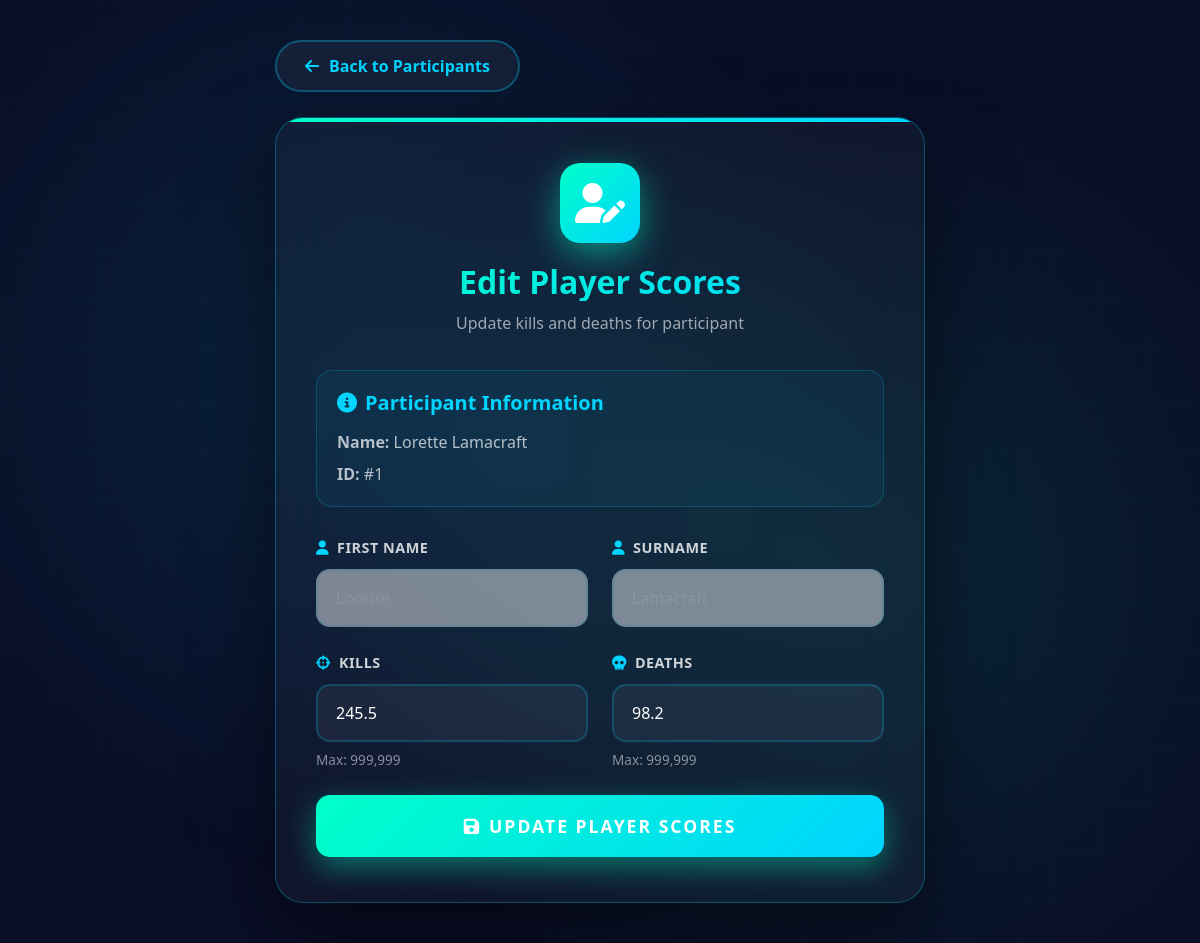
Screenshot of /edit_participant.php?id=1 (signed in) with the database file from the repository.
### tables this page shows
CREATE TABLE `participant` (
  `id` int(11) NOT NULL AUTO_INCREMENT,
  `firstname` varchar(50) NOT NULL,
  `surname` varchar(50) NOT NULL,
  `email` varchar(100) NOT NULL,
  `gamertag` varchar(50) DEFAULT NULL,
  `kills` float DEFAULT 0,
  `deaths` float DEFAULT 0,
  `assists` int(11) DEFAULT 0,
  `headshots` int(11) DEFAULT 0,
  `team_id` int(11) DEFAULT NULL,
  `rank` varchar(20) DEFAULT 'Unranked',
  `level` int(11) DEFAULT 1,
  `experience_points` int(11) DEFAULT 0,
  `profile_image` varchar(255) DEFAULT NULL,
  `country` varchar(50) DEFAULT 'UK',
  `date_of_birth` date DEFAULT NULL,
  `join_date` timestamp NOT NULL DEFAULT CURRENT_TIMESTAMP,
  `last_active` timestamp NULL DEFAULT NULL,
  `is_active` tinyint(1) DEFAULT 1,
  PRIMARY KEY (`id`),
  UNIQUE KEY `email` (`email`),
  UNIQUE KEY `gamertag` (`gamertag`),
  KEY `team_id` (`team_id`),
  KEY `idx_kills` (`kills`),
  KEY `idx_active` (`is_active`),
  CONSTRAINT `participant_ibfk_1` FOREIGN KEY (`team_id`) REFERENCES `team` (`id`) ON DELETE SET NULL ON UPDATE CASCADE
);

### edit_participant.php (the view, shortened to what this page needs)
<!DOCTYPE html>
<html lang="en">
<head>
    <link href="https://cdn.jsdelivr.net/npm/bootstrap@5.3.0/dist/css/bootstrap.min.css" rel="stylesheet">
    <link rel="stylesheet" href="https://cdnjs.cloudflare.com/ajax/libs/font-awesome/6.4.0/css/all.min.css">
</head>
<body>
    <div class="animated-bg"></div>
    <div class="grid-overlay"></div>
    <div class="edit-container">
        <a href="view_participants_edit_delete.php" class="btn-back">
            <i class="fas fa-arrow-left"></i>
            Back to Participants
        </a>
        <div class="edit-card">
            <?php
            include 'dbconnect.php';
            try {
                if($_SERVER['REQUEST_METHOD'] == 'POST') {
                    $conn = new PDO("mysql:host=$servername;dbname=$database", $username, $password);
                    $conn->setAttribute(PDO::ATTR_ERRMODE, PDO::ERRMODE_EXCEPTION);
                    $id = intval($_POST['id']);
                    $kills = floatval($_POST['kills']);
                    $deaths = floatval($_POST['deaths']);
                    if ($kills < 0 || $deaths < 0) {
                        throw new Exception("Kills and deaths must be non-negative numbers.");
                    }
                    if ($kills > 999999 || $deaths > 999999) {
                        throw new Exception("Kills and deaths cannot exceed 999,999.");
                    }
                    $sql = "UPDATE participant SET kills = :kills, deaths = :deaths WHERE id = :id";
                    $stmt = $conn->prepare($sql);
                    $stmt->bindParam(':kills', $kills);
                    $stmt->bindParam(':deaths', $deaths);
                    $stmt->bindParam(':id', $id);
                    $stmt->execute();
                    echo '<div class="success-message">
                            <i class="fas fa-check-circle"></i>
                            <div><strong>Success!</strong> Participant scores updated successfully.</div>
                          </div>';
                    $sql = "SELECT * FROM participant WHERE id = :id";
                    $stmt = $conn->prepare($sql);
                    $stmt->bindParam(':id', $id);
                    $stmt->execute();
                    $participant = $stmt->fetch(PDO::FETCH_ASSOC);
                } else {
                    $conn = new PDO("mysql:host=$servername;dbname=$database", $username, $password);
                    $conn->setAttribute(PDO::ATTR_ERRMODE, PDO::ERRMODE_EXCEPTION);
                    $id = intval($_GET['id']);
                    $sql = "SELECT * FROM participant WHERE id = :id";
                    $stmt = $conn->prepare($sql);
                    $stmt->bindParam(':id', $id);
                    $stmt->execute();
                    $participant = $stmt->fetch(PDO::FETCH_ASSOC);
                }
                $firstname = $participant['firstname'];
                $surname = $participant['surname'];
                $kills = $participant['kills'];
                $deaths = $participant['deaths'];
                $id = $participant['id'];
                ?>
                <div class="edit-header">
                    <div class="edit-icon">
                        <i class="fas fa-user-edit"></i>
                    </div>
                    <h2>Edit Player Scores</h2>
                    <p>Update kills and deaths for participant</p>
                </div>
                <div class="info-section">
                    <h5><i class="fas fa-info-circle me-2"></i>Participant Information</h5>
                    <p><strong>Name:</strong> <?php echo htmlspecialchars($firstname . ' ' . $surname); ?></p>
                    <p class="mb-0"><strong>ID:</strong> #<?php echo $id; ?></p>
                </div>
                <form action="edit_participant.php" method="POST">
                    <div class="row">
                        <div class="col-md-6">
                            <div class="form-group">
                                <label for="firstname" class="form-label">
                                    <i class="fas fa-user"></i>
                                    First Name
                                </label>
                                <input type="text" class="form-control" id="firstname" value="<?php echo htmlspecialchars($firstname); ?>" disabled>
                            </div>
                        </div>
                        <div class="col-md-6">
                            <div class="form-group">
                                <label for="surname" class="form-label">
                                    <i class="fas fa-user"></i>
                                    Surname
                                </label>
                                <input type="text" class="form-control" id="surname" value="<?php echo htmlspecialchars($surname); ?>" disabled>
                            </div>
                        </div>
                    </div>
                    <div class="row">
                        <div class="col-md-6">
                            <div class="form-group">
                                <label for="kills" class="form-label">
                                    <i class="fas fa-crosshairs"></i>
                                    Kills
                                </label>
                                <input type="number" class="form-control" id="kills" name="kills" value="<?php echo $kills; ?>" step="0.01" min="0" max="999999" required>
                                <small class="form-text">Max: 999,999</small>
                            </div>
                        </div>
                        <div class="col-md-6">
                            <div class="form-group">
                                <label for="deaths" class="form-label">
                                    <i class="fas fa-skull"></i>
                                    Deaths
                                </label>
                                <input type="number" class="form-control" id="deaths" name="deaths" value="<?php echo $deaths; ?>" step="0.01" min="0" max="999999" required>
                                <small class="form-text">Max: 999,999</small>
                            </div>
                        </div>
                    </div>
                    <button type="submit" class="btn-update">
                        <span><i class="fas fa-save me-2"></i>Update Player Scores</span>
                    </button>
                </form>
                <?php
            }
            catch(PDOException $e) {
                echo '<div class="alert alert-danger">
                        <i class="fas fa-exclamation-triangle me-2"></i>
                        Database Error: ' . $e->getMessage() . '
                      </div>';
            }
            catch(Exception $e) {
                echo '<div class="alert alert-danger">
                        <i class="fas fa-exclamation-triangle me-2"></i>
                        Error: ' . $e->getMessage() . '
                      </div>';
            }
            ?>
        </div>
    </div>
</body>
</html>

### edit_participant.php (style rules this page uses)
:root { --primary: #00d4ff; --secondary: #7b2ff7; --accent: #ff006e; --success: #00ffc8; --dark: #0a0e27; --light: #ffffff; --gradient-1: linear-gradient(135deg, #00d4ff 0%, #7b2ff7 100%); --gradient-3: linear-gradient(135deg, #00ffc8 0%, #00d4ff 100%); }
* { margin: 0; padding: 0; box-sizing: border-box; }
body { font-family: 'Segoe UI', system-ui, -apple-system, sans-serif; background: var(--dark); color: var(--light); min-height: 100vh; display: flex; align-items: center; justify-content: center; position: relative; padding: 40px 20px; }
.animated-bg { position: fixed; top: 0; left: 0; width: 100%; height: 100%; z-index: 0; background: radial-gradient(circle at 30% 40%, rgba(0, 212, 255, 0.1) 0%, transparent 50%), radial-gradient(circle at 70% 60%, rgba(0, 255, 200, 0.1) 0%, transparent 50%); }
.grid-overlay { position: fixed; top: 0; left: 0; width: 100%; height: 100%; background-image: linear-gradient(rgba(0, 212, 255, 0.02) 1px, transparent 1px), linear-gradient(90deg, rgba(0, 212, 255, 0.02) 1px, transparent 1px); background-size: 50px 50px; z-index: 0; }
.edit-container { position: relative; z-index: 10; max-width: 650px; width: 100%; animation: slideIn 0.6s ease-out; }
.btn-back { background: rgba(255, 255, 255, 0.05); backdrop-filter: blur(20px); border: 2px solid rgba(0, 212, 255, 0.3); color: var(--primary); padding: 12px 28px; border-radius: 50px; font-weight: 700; text-decoration: none; display: inline-flex; align-items: center; gap: 10px; transition: all 0.4s; margin-bottom: 25px; }
.edit-card { background: rgba(255, 255, 255, 0.03); backdrop-filter: blur(30px); border: 1px solid rgba(0, 212, 255, 0.3); border-radius: 28px; padding: 45px 40px; box-shadow: 0 30px 80px rgba(0, 0, 0, 0.5); position: relative; overflow: hidden; }
.edit-card::before { content: ''; position: absolute; top: 0; left: 0; width: 100%; height: 4px; background: var(--gradient-3); }
.edit-header { text-align: center; margin-bottom: 35px; }
.edit-icon { width: 80px; height: 80px; background: var(--gradient-3); border-radius: 20px; display: flex; align-items: center; justify-content: center; margin: 0 auto 20px; animation: icon-pulse 2s ease-in-out infinite; box-shadow: 0 10px 35px rgba(0, 255, 200, 0.5); }
.edit-icon i { font-size: 2.5rem; color: white; }
.edit-header h2 { font-size: 2rem; font-weight: 900; background: var(--gradient-3); -webkit-background-clip: text; -webkit-text-fill-color: transparent; background-clip: text; margin-bottom: 10px; }
.edit-header p { color: rgba(255, 255, 255, 0.6); }
.info-section { background: rgba(0, 212, 255, 0.05); border: 1px solid rgba(0, 212, 255, 0.2); border-radius: 16px; padding: 20px; margin-bottom: 30px; }
.info-section h5 { color: var(--primary); margin-bottom: 15px; font-weight: 700; }
.info-section p { color: rgba(255, 255, 255, 0.7); margin-bottom: 8px; }
.form-group { margin-bottom: 25px; }
.form-label { display: block; color: rgba(255, 255, 255, 0.8); font-weight: 600; margin-bottom: 10px; font-size: 0.9rem; text-transform: uppercase; letter-spacing: 0.5px; display: flex; align-items: center; gap: 8px; }
.form-label i { color: var(--primary); }
.form-control { width: 100%; padding: 15px 18px; background: rgba(255, 255, 255, 0.05); border: 2px solid rgba(0, 212, 255, 0.2); border-radius: 14px; color: var(--light); font-size: 1rem; transition: all 0.4s; }
.form-control:disabled { opacity: 0.5; cursor: not-allowed; }
.form-text { color: rgba(255, 255, 255, 0.5); font-size: 0.85rem; margin-top: 8px; display: block; }
.btn-update { width: 100%; padding: 18px; background: var(--gradient-3); border: none; border-radius: 14px; color: white; font-size: 1.1rem; font-weight: 700; text-transform: uppercase; letter-spacing: 2px; cursor: pointer; position: relative; overflow: hidden; transition: all 0.4s; box-shadow: 0 10px 30px rgba(0, 255, 200, 0.4); }
.btn-update::before { content: ''; position: absolute; top: 50%; left: 50%; width: 0; height: 0; background: rgba(255, 255, 255, 0.3); border-radius: 50%; transform: translate(-50%, -50%); transition: width 0.6s, height 0.6s; }
.btn-update span { position: relative; z-index: 1; }

### rows the page displays
participant: firstname+surname "Lorette Lamacraft", id "1", firstname "Lorette", surname "Lamacraft", kills "245.5", deaths "98.2"
